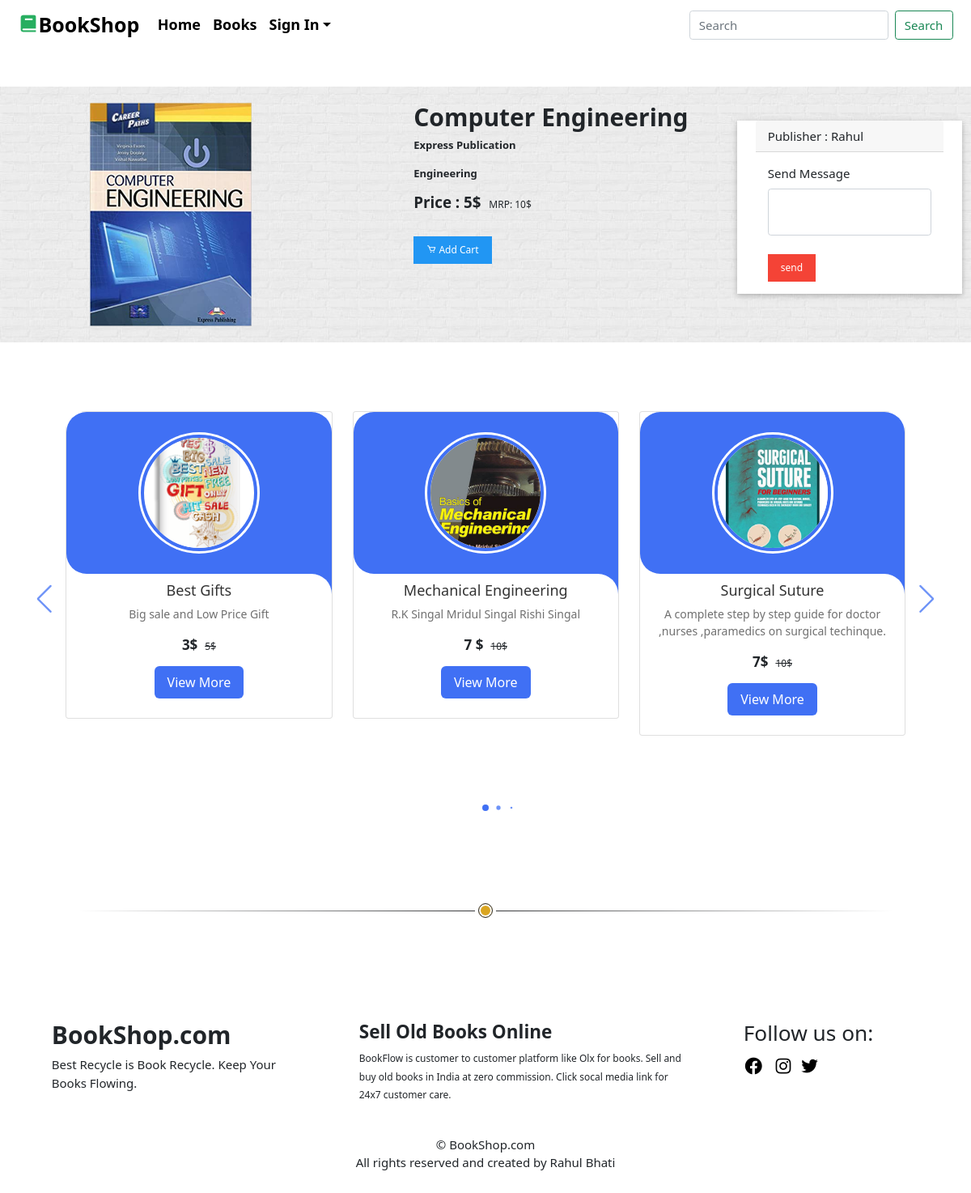
Screenshot of /index.php/Welcome/view_book/A15678_11 with the database file from the repository.
### tables this page shows
CREATE TABLE `user` (
  `name` varchar(255) NOT NULL,
  `email` varchar(255) NOT NULL,
  `phone` varchar(255) NOT NULL,
  `pass` varchar(255) NOT NULL,
  `status` int(11) NOT NULL DEFAULT 0
);

CREATE TABLE `book_data` (
  `sn` int(11) NOT NULL,
  `code` varchar(255) NOT NULL,
  `title` varchar(255) NOT NULL,
  `detail` mediumblob NOT NULL,
  `category` varchar(255) NOT NULL,
  `price` varchar(222) NOT NULL,
  `mrp` varchar(255) NOT NULL,
  `email` varchar(255) NOT NULL
);

### application/controllers/Welcome.php (called while the page is built, shortened)
<?php
class Welcome extends CI_Controller {
	public function	__construct(){
		$this->load->helper('form');
		$this->load->helper('url');
		$this->load->helper('cookie');
		$this->load->database();
		$this->load->library('session');
		$this->load->model("Record");
	}
	public function view_book(){
		$this->load->view('view_book');
	}
}

### index.php (called while the page is built, shortened)
<?php
require_once BASEPATH.'core/CodeIgniter.php';

### application/views/view_book.php (the view, shortened to what this page needs)
<?php
$flag=0;
if(!get_cookie("login") || !$this->session->userdata(get_cookie("login"))){
     $flag=0;
}
else{
	$flag=1;
}
?>
<!DOCTYPE html>
<html lang="en">
<head>
	<link href='https://unpkg.com/boxicons@2.0.7/css/boxicons.min.css' rel='stylesheet'>
	<link rel="stylesheet" href="<?php echo base_url()."assets/css/w3.css"; ?>" >
	<link rel="stylesheet" href="<?php echo base_url()."assets/css/swiper-bundle.min.css"; ?>" >
	<link rel="stylesheet" href="<?php echo base_url()."assets/css/style.css"; ?>" >
	<link href="https://cdn.jsdelivr.net/npm/bootstrap@5.1.3/dist/css/bootstrap.min.css" rel="stylesheet">
</head>
<body>
	<div class="container-fluid" style="font-size:18px;;font-weight:550">
		<nav class="navbar navbar-expand-lg">
			<div class="container-fluid">
				<a class="navbar-brand" style="font-size:25px;font-weight:600px;" href="<?php echo base_url();?>"><i class="bx bxs-book" style="color:#27ae60;"></i>BookShop</a>
				<div class="collapse navbar-collapse" id="navbarSupportedContent">
					<ul class="navbar-nav me-auto mb-2 mb-lg-0">
					<li class="nav-item">
						<a style="color: black;" class="nav-link active" aria-current="page" href="<?php echo base_url();?>">Home</a>
					</li>
					<li class="nav-item">
						<a style="color: black;" class="nav-link" href="<?php echo base_url()."index.php/Welcome/books";?>">Books</a>
					</li>
					<?php
						if($flag==0){
					?>
					<li class="nav-item dropdown" style="color: black;">
						<a class="nav-link dropdown-toggle" role="button" data-bs-toggle="dropdown" style="color: black;">Sign In</a>
					</li>
							<?php
						}
					?>
					</ul>
					<form action="<?php echo base_url()."index.php/Welcome/search"; ?>" class="d-flex" method="post">
					<input class="form-control me-2" type="search" name="search" placeholder="Search" aria-label="Search">
					<button class="btn btn-outline-success" type="submit">Search</button>
					</form>
				</div>
			</div>
		</nav>
	</div>
	<br><br>
	<?php
	$category = "";
	$code = $this->uri->segment('3');
	$this->db->select('*');
	$this->db->from('book_data');
	$this->db->where("code",$code);
	$query = $this->db->get();
	foreach($query->result() as $row){
		$this->db->select('*');
		$this->db->from('user');
		$this->db->where("email",$row->email);
		$query = $this->db->get();
		foreach($query->result() as $usr){
			$category = $row->category;
	?>
	<div class="container-fluid banner">
		<div class="col-sm-12">
			<div class="row" style="padding: 20px 0;">
				<div class="col-sm-1"></div>
				<div class="col-sm-4">
					<img src="<?php echo base_url()."uploads/".$row->code.".png";?>" alt="" style="width: 200px;" class="img-fluid">
				</div>
				<div class="col-sm-4" style="float: right;align-items:center;">
					<h2 class="" style="font-weight: 700;"><?php echo $row->title; ?></h2>
					<p class="" style="font-size:13px;font-weight: 550;"><?php echo $row->detail; ?></p>
					<p class="category" style="font-size:13px;font-weight: 550;"><?php echo $row->category; ?></p>
					<h5 style="font-weight: 550;"><span>Price : </span><?php echo $row->price; ?> &nbsp;<span style="font-size:12px;font-weight: 500;">MRP: <?php echo $row->mrp; ?></span></h5><br>
					<button class="w3-button w3-small w3-blue">
						<a href="<?php echo base_url()."index.php/Welcome/cart/".$row->code;?>" style="color: white;"><i class='bx bx-cart'></i> Add Cart</a></button>
				</div>
				<div class="col-sm-3" id="msg">
					<br>
					<form method="post" action="<?php echo base_url()."index.php/Welcome/msg/".$row->code;?>">
						<div class="container w3-card" style="background-color: white;">
							<div class="card-header">
								Publisher : <?php echo $usr->name?>
							</div>
							<div class="card-body">
								<label class="form-label">Send Message</label>
								<textarea type="text" row=3 name='msg' class="form-control" style="resize:none;"></textarea><br>
								<input type="submit" class="w3-button w3-small w3-red" value="send">
							</div>
						</div>
					</form>
				</div>
			</div>
		</div>
	</div><br><br>
	<?php
		}
	}
	?>
	<div class="container">
		<div class="slide-container swiper">
			<div class="slide-content">
				<div class="card-wrapper swiper-wrapper">
					<?php
					$check=0;
					if($flag==1){
						$email = get_cookie('login');
						$multiwhere = ['category'=>$category,'email!='=>$email,'code!='=>$this->uri->segment('3')];
					}else{
						$multiwhere = ['category'=>$category,'code!='=>$this->uri->segment('3')];
					}
					$this->db->select('*');
					$this->db->from('book_data');
					$this->db->where($multiwhere);
					$this->db->limit(10);
					$query = $this->db->get();
					foreach($query->result() as $row){
						$check++;
					}
					if($check>3){
						foreach($query->result() as $row){
						?>
						<div class="card swiper-slide">
						<div class="image-content">
							<span class="overlay"></span>
							<div class="card-image">
								<img src="<?php echo base_url()."uploads/".$row->code.".png";?>" alt="" class="card-img">
							</div>
						</div>
						<div class="card-content">
							<h2 class="name"><?php echo $row->title; ?></h2>
							<p class="description"><?php echo $row->detail; ?></p>
							<span style="font-size:17px;font-weight: 600;"><?php echo $row->price; ?> &nbsp;<span style="font-size:12px;font-weight: 500;"><s><?php echo $row->mrp; ?></s></span></span>
							<button class="button"><a href="<?php echo base_url()."index.php/Welcome/view_book/".$row->code;?>" style="color: white;">View More</a></button>
						</div>
						</div>
						<?php
						}
					}else{
						$this->db->select('*');
						$this->db->from('book_data');
						$this->db->order_by('rand()');
						$this->db->limit(10);
						$query = $this->db->get();
						foreach($query->result() as $row){
						?>
						<div class="card swiper-slide">
							<div class="image-content">
								<div class="card-image">
									<img src="<?php echo base_url()."uploads/".$row->code.".png";?>" alt="" class="card-img">
								</div>
							</div>
							<div class="card-content">
								<h2 class="name"><?php echo $row->title; ?></h2>
								<p class="description"><?php echo $row->detail; ?></p>
								<span style="font-size:17px;font-weight: 600;"><?php echo $row->price; ?> &nbsp;<span style="font-size:12px;font-weight: 500;"><s><?php echo $row->mrp; ?></s></span></span>
								<button class="button"><a href="<?php echo base_url()."index.php/Welcome/view_book/".$row->code;?>" style="color: white;">View More</a></button>
							</div>
						</div>
					<?php
						}
					}
					?>
				</div>
			</div>
			<div class="swiper-button-next swiper-navBtn"></div>
			<div class="swiper-button-prev swiper-navBtn"></div>
			<div class="swiper-pagination"></div>
		</div>
	</div>
	<br>
	<div class="container">
		<div class="col-sm-12">
			<div class="row">
				<div class="wrapper">
				<div class="divider div-transparent div-dot"></div>
				</div><br><br>
			</div><br><br>
			<div class="row" style="margin-bottom:10px;">
				<div class="col-sm-4">
					<div class="container">
						<h2 style="font-weight: 700;">BookShop.com</h2>
						<span style="font-weight: 500;">Best Recycle is Book Recycle. Keep Your Books Flowing.</span>
					</div>
				</div>
				<div class="col-sm-5">
					<div class="container">
						<h4 style="font-weight: 550;">Sell Old Books Online</h4>
						<span style="font-weight: 400;font-size:12px;">BookFlow is customer to customer platform like Olx for books. Sell and buy old books in India at zero commission. Click socal media link for 24x7 customer care.</span>
					</div>
				</div>
				<div class="col-sm-3">
					<div class="container">
						<h3>Follow us on:</h3>
						<a href="" style="font-size:25px;color:black;"><i class='bx bxl-facebook-circle'></i></a> &nbsp;
						<a href="" style="font-size:25px;color:black;"><i class='bx bxl-instagram' ></i></a>&nbsp;
						<a href="" style="font-size:25px;color:black;"><i class='bx bxl-twitter' ></i></a>
					</div>
				</div>
				<div class="col-sm-12" style="padding:40px;">
					<center>© BookShop.com <br> All rights reserved and created by Rahul Bhati</center>
				</div>
			</div>
		</div>
	</div>
</body>
</html>

### assets/css/w3.css (style rules this page uses)
*,*:before,*:after { box-sizing:inherit }
html { -ms-text-size-adjust:100%;-webkit-text-size-adjust:100% }
body { margin:0 }
article,aside,details,figcaption,figure,footer,header,main,menu,nav,section { display:block }
a { background-color:transparent }
img { border-style:none }
button,input,select,textarea,optgroup { font:inherit;margin:0 }
button,input { overflow:visible }
button,select { text-transform:none }
button,[type=button],[type=reset],[type=submit] { -webkit-appearance:button }
textarea { overflow:auto }
[type=search] { -webkit-appearance:textfield;outline-offset:-2px }
html,body { font-family:Verdana,sans-serif;font-size:15px;line-height:1.5 }
html { overflow-x:hidden }
h2 { font-size:30px }
h3 { font-size:24px }
h4 { font-size:20px }
h5 { font-size:18px }
h1,h2,h3,h4,h5,h6 { font-family:"Segoe UI",Arial,sans-serif;font-weight:400;margin:10px 0 }
img { vertical-align:middle }
a { color:inherit }
.w3-btn,.w3-button { border:none;display:inline-block;padding:8px 16px;vertical-align:middle;overflow:hidden;text-decoration:none;color:inherit;background-color:inherit;text-align:center;cursor:pointer;white-space:nowrap }
.w3-btn,.w3-button { -webkit-touch-callout:none;-webkit-user-select:none;-khtml-user-select:none;-moz-user-select:none;-ms-user-select:none;user-select:none }
.w3-card,.w3-card-2 { box-shadow:0 2px 5px 0 rgba(0,0,0,0.16),0 2px 10px 0 rgba(0,0,0,0.12) }
.w3-small { font-size:12px!important }
.w3-blue,.w3-hover-blue:hover { color:#fff!important;background-color:#2196F3!important }
.w3-red,.w3-hover-red:hover { color:#fff!important;background-color:#f44336!important }

### assets/css/style.css (style rules this page uses)
body { font-family: 'Montserrat', sans-serif; }
ul li { color: black; }
.slide-container { max-width: 1120px; width: 100%; padding: 40px 0; }
.slide-content { margin: 0 40px; overflow: hidden; border-radius: 25px; }
.card { border-radius: 25px; background-color: #FFF; }
.image-content, .card-content { display: flex; flex-direction: column; align-items: center; padding: 10px 14px; }
.image-content { position: relative; row-gap: 5px; padding: 25px 0; }
.card-image { position: relative; height: 150px; width: 150px; border-radius: 50%; background: #FFF; padding: 3px; }
.card-image .card-img { height: 100%; width: 100%; object-fit: cover; border-radius: 50%; border: 4px solid #4070F4; }
.name { font-size: 18px; font-weight: 500; color: #333; }
.description { font-size: 14px; color: #707070; text-align: center; }
.button { border: none; font-size: 16px; color: #FFF; padding: 8px 16px; background-color: #4070F4; border-radius: 6px; margin: 14px; cursor: pointer; transition: all 0.3s ease; }
.swiper-navBtn { color: #6E93f7; transition: color 0.3s ease; }
.swiper-navBtn::before, .swiper-navBtn::after { font-size: 35px; }
.swiper-button-next { right: 0; }
.swiper-button-prev { left: 0; }
.wrapper { padding-bottom: 90px; }
.divider { position: relative; margin-top: 90px; height: 1px; }
.div-transparent:before { content: ""; position: absolute; top: 0; left: 5%; right: 5%; width: 90%; height: 1px; background-image: linear-gradient(to right, transparent, rgb(48,49,51), transparent); }
.div-dot:after { content: ""; position: absolute; z-index: 1; top: -9px; left: calc(50% - 9px); width: 18px; height: 18px; background-color: goldenrod; border: 1px solid rgb(48,49,51); border-radius: 50%; box-shadow: inset 0 0 0 2px white, 0 0 0 4px white; }

### rows the page displays
book_data: title "Computer Engineering", detail "Express Publication", category "Engineering", price "5$", mrp "10$"
user: book_data.code (picture), name "Rahul"
book_data: code (picture), title "Best Gifts", detail "Big sale and Low Price Gift", price "3$", mrp "5$"
book_data: code (picture), title "Mechanical Engineering", detail "R.K Singal Mridul Singal Rishi Singal", price "7 $", mrp "10$"
book_data: code (picture), title "Surgical Suture", detail "A complete step by step guide for doctor ,nurses ,paramedics on surgical techinque.", price "7$", mrp "10$"
